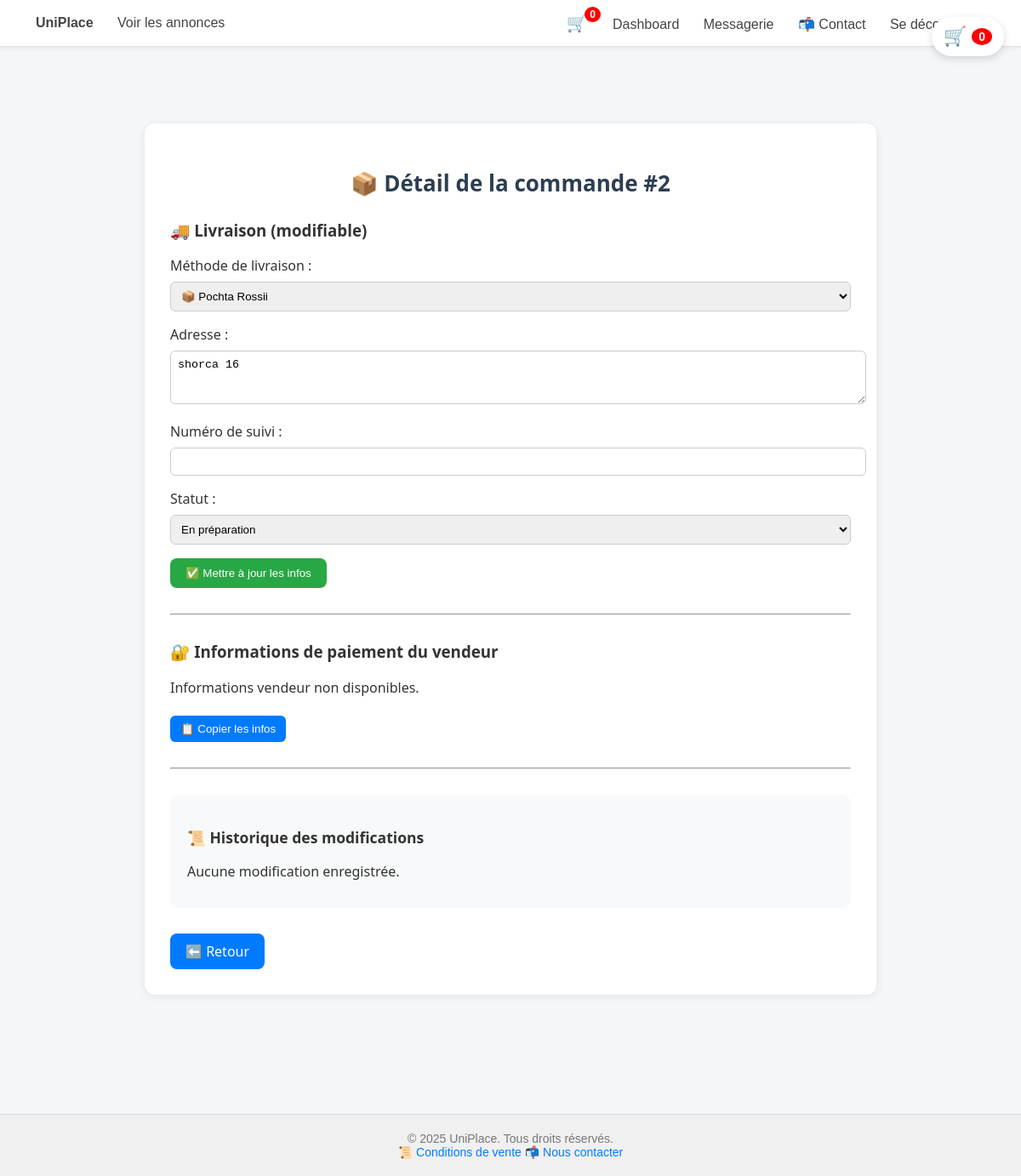
The app's page /admin/commande/2 (signed in) with its own data.
### app/models.py (models this page shows)
class Order(db.Model):
    id = db.Column(db.Integer, primary_key=True)
    buyer_id = db.Column(db.Integer, db.ForeignKey('user.id'), nullable=False)
    timestamp = db.Column(db.DateTime, default=datetime.utcnow)
    status = db.Column(db.String(20), default="en_attente")
    payment_method = db.Column(db.String(20))  # "usdt" ou "carte"
    delivery_method = db.Column(db.String(50), nullable=True)
    delivery_address = db.Column(db.Text, nullable=True)
    tracking_number = db.Column(db.String(100), nullable=True)
    tracking_status = db.Column(db.String(100), nullable=True)
    total_rub = db.Column(db.Float, default=0.0)  # total TTC en RUB (produits + livraison)
    total_delivery_fee = db.Column(db.Float, default=0.0)  # total livraison en RUB
    total_commission_rub = db.Column(db.Float, default=0.0)  # frais à payer à UniPlace
    total_usdt = db.Column(db.Float, default=0.0)  # montant payé en USDT (correspond à la commission)
    buyer = db.relationship("User", backref="orders")
    items = db.relationship("OrderItem", back_populates="order", cascade="all, delete-orphan")

### app/routes/admin.py (the view)
@admin_bp.route('/admin/commande/<int:order_id>')
@login_required
def admin_commande_detail(order_id):
    if not current_user.is_admin:
        flash("Accès réservé à l'administrateur.", "danger")
        return redirect(url_for('main.index'))
    commande = Order.query.options(
        joinedload(Order.items).joinedload(OrderItem.listing)
    ).get_or_404(order_id)
    return render_template("admin_commande_detail.html", commande=commande)

### app/routes/auth.py (called while the page is built)
@login_manager.user_loader
def load_user(user_id):
    return User.query.get(int(user_id))

### app/templates/admin_commande_detail.html (shortened to what this page needs)
{% extends "base.html" %}
{% block content %}
<div class="commande-box">
    <h2>📦 {{ _('Détail de la commande') }} #{{ commande.id }}</h2>
    <h3>🚚 {{ _('Livraison (modifiable)') }}</h3>
    <form method="POST" action="{{ url_for('admin.admin_update_tracking', order_id=commande.id) }}" class="form-suivi">
        <label for="delivery_method">{{ _('Méthode de livraison') }} :</label>
        <select name="delivery_method" id="delivery_method" required>
            <option value="pochta" {% if commande.delivery_method == 'pochta' %}selected{% endif %}>📦 {{ _('Pochta Rossii') }}</option>
        </select>
        <label for="delivery_address">{{ _('Adresse') }} :</label>
        <textarea name="delivery_address" id="delivery_address" rows="3">{{ commande.delivery_address or '' }}</textarea>
        <label for="tracking_number">{{ _('Numéro de suivi') }} :</label>
        <input type="text" name="tracking_number" id="tracking_number" value="{{ commande.tracking_number or '' }}">
        <label for="tracking_status">{{ _('Statut') }} :</label>
        <select name="tracking_status" id="tracking_status">
            <option value="en préparation" {% if commande.tracking_status == 'en préparation' %}selected{% endif %}>{{ _('En préparation') }}</option>
        </select>
        <button type="submit">✅ {{ _('Mettre à jour les infos') }}</button>
    </form>
    <hr>
    <h3>🔐 {{ _('Informations de paiement du vendeur') }}</h3>
    <div id="infos-vendeur" style="margin-top: 15px; font-size: 15px;">
        {% set vendeur = commande.items[0].listing.user if commande.items|length > 0 else None %}
        {% if vendeur %}
            {% if commande.payment_method == "carte" %}
                🏦 {{ _('Banque') }} : {{ vendeur.bank_name or _('Non fourni') }}<br>
                💳 {{ _('Carte') }} : {{ vendeur.card_number or _('Non fourni') }}<br>
                👤 {{ _('Titulaire') }} : {{ vendeur.card_holder or _('Non fourni') }}
            {% else %}
                🪙 {{ _('Adresse USDT') }} : <code>{{ vendeur.usdt_address or _('Non fournie') }}</code>
            {% endif %}
        {% else %}
            <p>{{ _('Informations vendeur non disponibles.') }}</p>
        {% endif %}
    </div>
    <button onclick="copierInfos()" class="btn-copier">📋 {{ _('Copier les infos') }}</button>
    <hr>
    <div class="historique-log">
        <h3>📜 {{ _('Historique des modifications') }}</h3>
        {% if commande.logs %}
            <ul>
                {% for log in commande.logs|sort(attribute='timestamp', reverse=True) %}
                    <li>
                        🕒 {{ log.timestamp.strftime('%d/%m/%Y %H:%M') }} —
                        👤 {{ log.admin.username }} :
                        {{ _(log.action) }}
                    </li>
                {% endfor %}
            </ul>
        {% else %}
            <p>{{ _('Aucune modification enregistrée.') }}</p>
        {% endif %}
    </div>
    <a href="{{ url_for('main.dashboard') }}" class="btn-retour">⬅️ {{ _('Retour') }}</a>
</div>
{% endblock %}

### app/templates/base.html (style rules this page uses)
body { margin: 0; font-family: 'Segoe UI', sans-serif; background-color: #f4f6f8; color: #333; }
a { text-decoration: none; color: #007BFF; }
body { font-family: Arial, sans-serif; margin: 0; padding: 0; }

### app/templates/admin_commande_detail.html (style rules this page uses)
.commande-box { background-color: #fff; padding: 30px; border-radius: 12px; box-shadow: 0 2px 10px rgba(0,0,0,0.08); max-width: 800px; margin: 50px auto; font-family: 'Segoe UI', sans-serif; }
.commande-box h2 { font-size: 26px; margin-bottom: 25px; color: #2c3e50; text-align: center; }
.commande-box p { margin: 12px 0; font-size: 16px; }
.commande-box hr { margin: 30px 0; }
.btn-retour { display: inline-block; margin-top: 30px; padding: 10px 18px; background-color: #007BFF; color: white; border-radius: 8px; text-decoration: none; transition: background-color 0.2s; }
.btn-copier { margin-top: 10px; background-color: #007bff; color: white; border: none; padding: 8px 12px; border-radius: 6px; cursor: pointer; }
.form-suivi input, .form-suivi select, .form-suivi textarea { width: 100%; padding: 8px; margin: 8px 0 16px 0; border-radius: 6px; border: 1px solid #ccc; }
.form-suivi button { background-color: #28a745; color: white; border: none; padding: 10px 18px; border-radius: 8px; cursor: pointer; }
.historique-log { background-color: #f8f9fa; border-radius: 10px; padding: 20px; font-size: 15px; margin-top: 30px; }
body { font-family: Arial, sans-serif; margin: 0; padding: 0; }

### records on screen
Order: id "2", delivery_method "📦 Pochta Rossii", delivery_address "shorca 16"

### other values on screen
{{ panier_count }} "0"
{{ current_year or 2025 }} "2025"
form field tracking_status "En préparation"
